Frame 1 (no input): blank canvas, image omitted
Frame 60 (the mouse pressed at the canvas centre just before this capture): blank canvas, image omitted
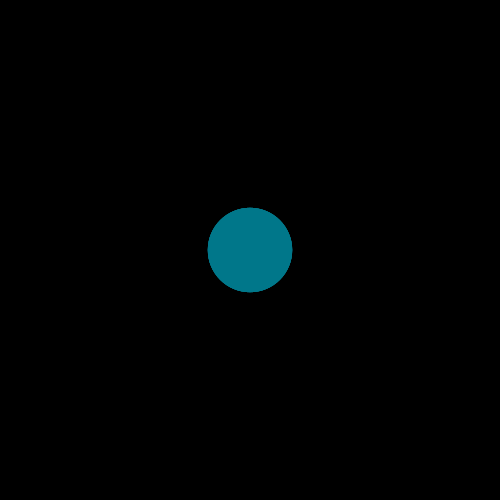
Frame 120 (the mouse held since frame 60 and released just before this capture)

The Processing sketch whose frames 1 and 60 were blank and that drew this single picture after the mouse press (run headless with seeded random() and noise(); from frame 60 on, the mouse is pressed at the canvas centre):

// Processing sketch: processing_63611
// ── processing_63611.pde

void setup(){
  size (500,500);
}
void draw(){
  background(0);
   
  float R = random (0);
  float G = random (100,150);
  float B= random (100,200);
  fill (R,G,B);
  noStroke();
  if (mousePressed == true){
  float r =random(-100,100);
  ellipse (mouseY,mouseX,r,r);
  ellipse (mouseX,mouseY,r,r);
  ellipse (mouseX,mouseX,r,r);
  ellipse (mouseY,mouseY,r,r);
  }
}
